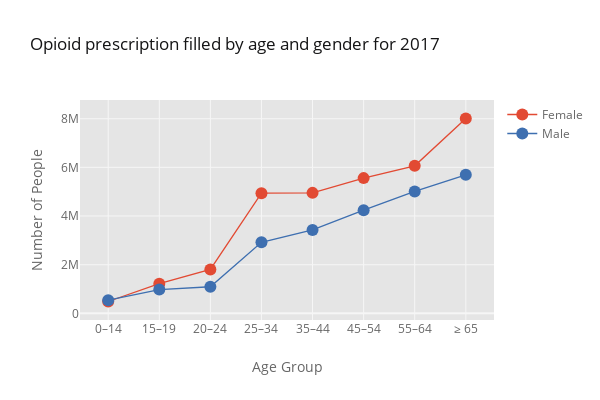

Write notebook code for a chart like this one.
### Code cell
dfGenderT.iplot(kind='line',dimensions=(600, 400), mode='lines+markers',title='Opioid prescription filled by age and gender for 2017',xTitle = 'Age Group', yTitle= 'Number of People'
)

### Figure 1 — Plotly figure (JSON) as saved in the notebook; plotly's stock layout.template omitted (floating-point values rounded to 4 significant figures)
{"data": [{"line": {"color": "rgba(226, 74, 51, 1.0)", "dash": "solid", "shape": "linear", "width": 1.3}, "marker": {"size": 12, "symbol": "circle"}, "mode": "lines+markers", "name": "Female", "text": "", "type": "scatter", "x": ["0–14", "15–19", "20–24", "25–34", "35–44", "45–54", "55–64", "≥ 65"], "y": [487263, 1220072, 1803934, 4939776, 4951191, 5557524, 6061739, 8007540]}, {"line": {"color": "rgba(62, 111, 176, 1.0)", "dash": "solid", "shape": "linear", "width": 1.3}, "marker": {"size": 12, "symbol": "circle"}, "mode": "lines+markers", "name": "Male", "text": "", "type": "scatter", "x": ["0–14", "15–19", "20–24", "25–34", "35–44", "45–54", "55–64", "≥ 65"], "y": [543052, 975802, 1092400, 2919459, 3428239, 4239999, 5011588, 5695755]}], "layout": {"height": 400, "legend": {"bgcolor": "#FFFFFF", "font": {"color": "#666666"}}, "paper_bgcolor": "#FFFFFF", "plot_bgcolor": "#E5E5E5", "title": {"font": {"color": "#151516"}, "text": "Opioid prescription filled by age and gender for 2017"}, "width": 600, "xaxis": {"gridcolor": "#F6F6F6", "showgrid": true, "tickfont": {"color": "#666666"}, "title": {"font": {"color": "#666666"}, "text": "Age Group"}, "zerolinecolor": "#F6F6F6"}, "yaxis": {"gridcolor": "#F6F6F6", "showgrid": true, "tickfont": {"color": "#666666"}, "title": {"font": {"color": "#666666"}, "text": "Number of People"}, "zerolinecolor": "#F6F6F6"}}}
